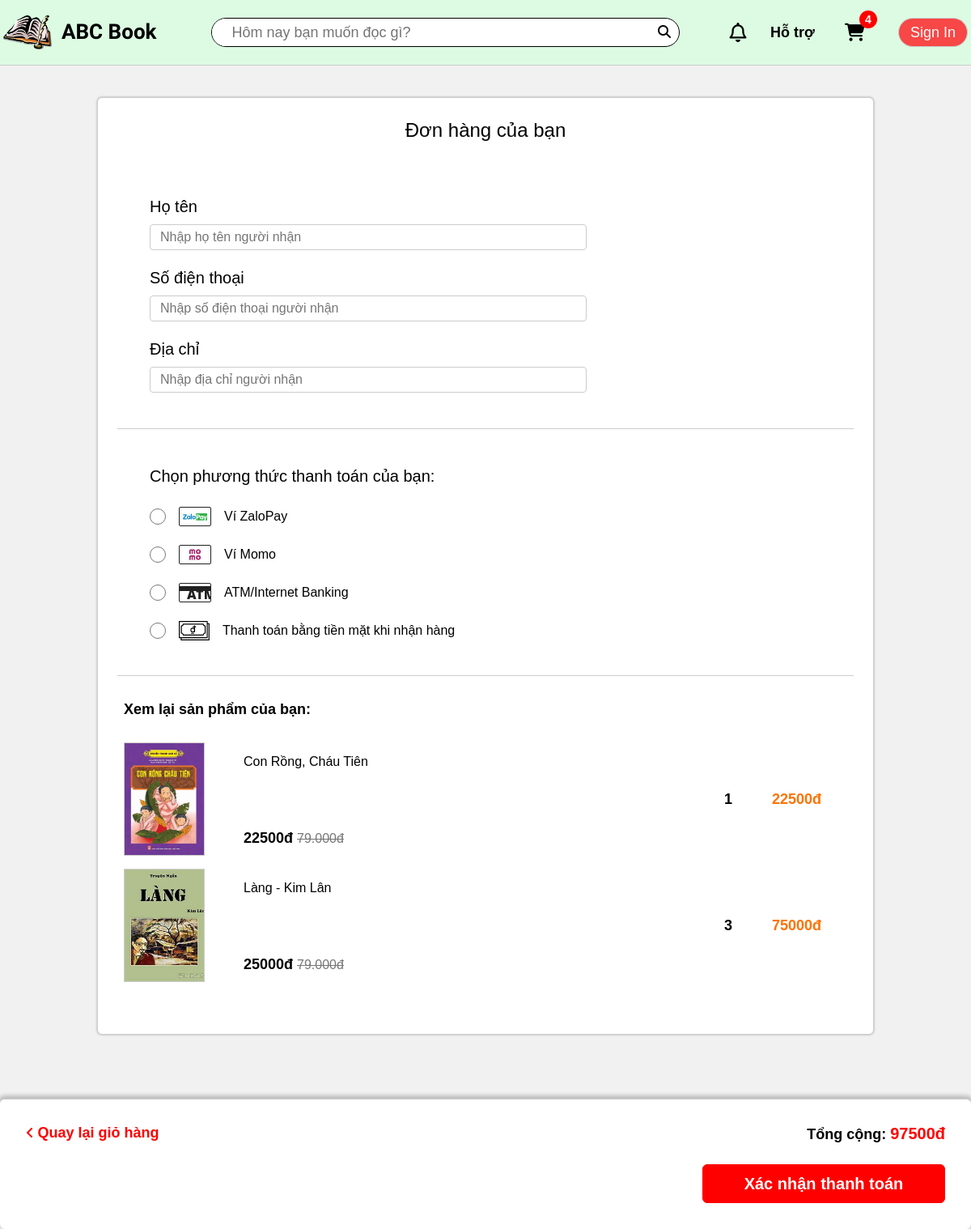
Before: /payment/ (signed in) with the older database file.
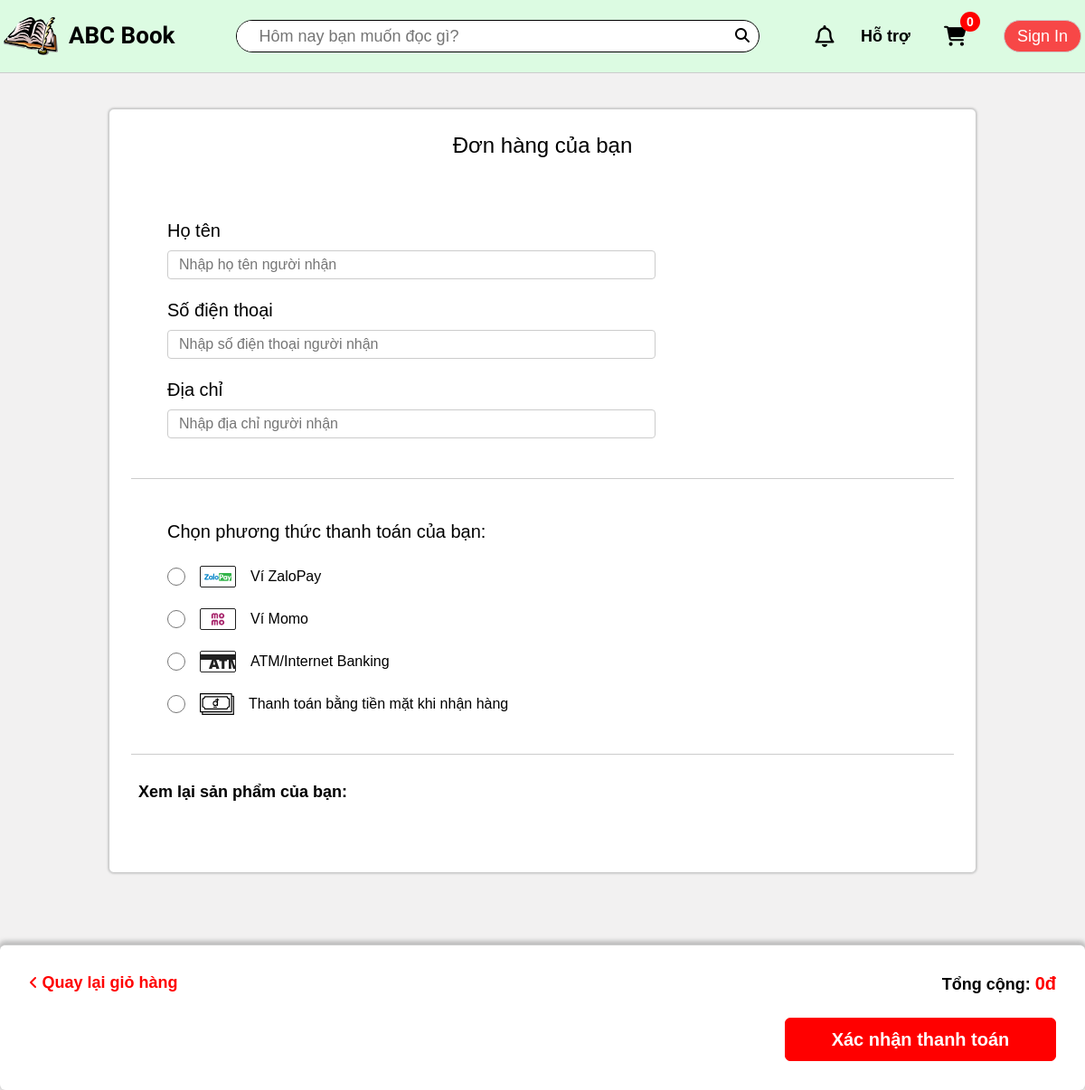
After: the same page with the newer database file.
### app/models.py (models this page shows, shortened)
class Order(models.Model):
    customer = models.ForeignKey(User, on_delete=models.SET_NULL, blank=True, null=True)
    dateOrder = models.DateTimeField(auto_now_add=True)
    complete = models.BooleanField(default=False, null=True, blank=False)
    transactionId = models.CharField(max_length=50, null=True)
    @property
    def get_cart_items(self):
        orderitems = self.orderitem_set.all()
        total = sum([item.quantity for item in orderitems])
        return total
    def get_cart_total(self):
        orderitems = self.orderitem_set.all()
        total = sum([item.get_total for item in orderitems])
        return total

class OrderItem(models.Model):
    product = models.ForeignKey(Product, on_delete=models.SET_NULL, blank=True, null=True)
    order = models.ForeignKey(Order, on_delete=models.SET_NULL, blank=True, null=True)
    quantity = models.IntegerField(default=0, null=True, blank=True)
    dateAdded = models.DateTimeField(auto_now_add=True)
    @property
    def get_total(self):
        return self.product.price * self.quantity

class Product(models.Model):
    name = models.CharField(max_length=100, null=True)
    price = models.IntegerField()
    cost = models.IntegerField()
    image = models.ImageField(upload_to='product', null=True, blank=True)
    publisher = models.CharField(default='N/A', max_length=100, null=True, blank=True)
    author = models.CharField(default='N/A', max_length=100, null=True, blank=True)
    description = models.CharField(default='Người bán chưa cung cấp thông tin mô tả sản phẩm.', max_length=3000, null=True, blank=True)
    slugName = models.SlugField(unique=True, null=True, blank=True)
    CATEGORY_CHOICES = [
        ('category0', 'Nổi bật'),
        ('category1', 'Sách văn học'),
        ('category2', 'Sách kinh tế'),
        ('category3', 'Sách thiếu nhi'),
        ('category4', 'Sách giáo khoa'),
        ('category5', 'Sách ngoại ngữ'),
        ('category6', 'Tâm lý - kĩ năng sống'),
        ('category7', 'Tiểu sử - hồi ký'),
    ]
    category = models.CharField(
        max_length=30,
        choices=CATEGORY_CHOICES,
        default='category0',
    )
    @property
    def imageURL(self):
        try:
            url = self.image.url
        except:
            url = 'static/app/images/avatar-icon.png'
        return url

### app/views.py (the view)
# urls.py: path('payment/', views.payment, name='payment'),
def payment(request):
    if request.user.is_authenticated:
        customer = request.user
        order, created = Order.objects.get_or_create(customer=customer, complete=False)
        items = order.orderitem_set.all()
    else:
        items = []
        order = {'get_cart_items':0, 'get_cart_total':0}
    context = {'items':items, 'order':order}
    return render(request, 'app/payment.html', context)

### app/models.py (called while the page is built)
    @property
    def avatarURL(self):
        url = '/static/app/images/avatar-icon.png'
        try:
            url = self.avatar.url
        except:
            url = '/static/app/images/avatar-icon.png'
        return url

### app/templates/app/payment.html (shortened to what the changed rows need)
{% extends 'app/base.html' %}
{% load static %}
{% block payment_content %}
    <div class="payment">
        <div class="payment__content">
            <div class="list__product">
                {% for item in items %}
                <div class="product">
                    <div class="product__info">
                        <div class="product__info-img">
                            <a href=""><img style="width: 100%; height: 100%;" src="{{item.product.imageURL}}" alt=""></a>
                        </div>
                        <div class="product__info-decription">
                            <div class="heading"><a href="">{{item.product.name}}</a></div>
                            <div class="price">{{item.product.price}}đ <del>79.000đ</del></div>
                        </div>
                    </div>
                    <div class="product__price">
                        <div class="product__price-quantity">{{item.quantity}}</div>
                        <div class="product__price-total">{{item.get_total}}đ</div>
                    </div>
                </div>
                {% endfor %}
            </div>
        </div>
        <div class="payment__controls">
            <div style="max-width: 1200px; margin: 0 auto;">
                <div class="wrapper">
                    <div class="payment__controls-price">
                        Tổng cộng:
                        <span>{{order.get_cart_total}}đ</span>
                    </div>
                </div>
            </div>
        </div>
    </div>
{% endblock payment_content %}

### app/templates/app/base.html (shortened to what this page needs)
{% load static %}
<!DOCTYPE html>
<html lang="en">
<head>
    <link rel="stylesheet" href="https://cdnjs.cloudflare.com/ajax/libs/font-awesome/6.4.2/css/all.min.css">
    <link rel="stylesheet" href="{% static 'app/css/reset.css' %}"/>
    <link rel="stylesheet" href="{% static 'app/css/base.css' %}"/>
    <link rel="stylesheet" href="{% static 'app/css/home.css' %}"/>
    <link rel="stylesheet" href="{% static 'app/css/book.css' %}"/>
    <link rel="stylesheet" href="{% static 'app/css/cart.css' %}"/>
    <link rel="stylesheet" href="{% static 'app/css/payment.css' %}"/>
</head>
<body>
    <header>
        <div class="header">
            <div class="nav grid">
                <div class="nav__logo">
                    <a href="{% url 'home' %}" class="logo-link">
                        <img class="logo-link__icon" src="{% static 'app/images/book-logo.png' %}" alt="">
                        <h2 class="logo-link__heading">ABC Book</h2>
                    </a>
                </div>
                <div class="nav__search">
                    <input id="search-input" class="seacrh__input" type="text" placeholder="Hôm nay bạn muốn đọc gì?">
                    <button id="search-button" type="button" class="search__btn">
                        <i class="fa-solid fa-magnifying-glass"></i>
                    </button>
                </div>
                <div class="nav__notify">
                    <div class="nav__notify-icon"><i class="fa-regular fa-bell"></i></div>
                </div>
                <div class="nav__support">
                    <a href="" class="nav__support-link">Hỗ trợ</a>
                </div>
                <div class="nav__cart">
                    <a href="{% url "cart" %}" class="nav__cart-link">
                        <div>
                            <i class="fa-solid fa-cart-shopping"></i>
                            <div class="nav__cart-quantity">{{order.get_cart_items}}</div>
                        </div>
                    </a>
                </div>
                <div class="nav__user">
                    <button type="button" id="sign-btn" class="sign-btn">Sign In</button>
                </div>
            </div>
        </div>
    </header>
    {% block payment_content %}{% endblock payment_content %}
</body>
</html>

Changed rows visible on the page:
removed OrderItem: product.imageURL (picture), product.name "Con Rồng, Cháu Tiên", product.price "22500", quantity "1", get_total "22500"
removed OrderItem: product.imageURL (picture), product.name "Làng - Kim Lân", product.price "25000", quantity "3", get_total "75000"
computed for Order: get_cart_items "4" → "0"; get_cart_total "97500" → "0"
